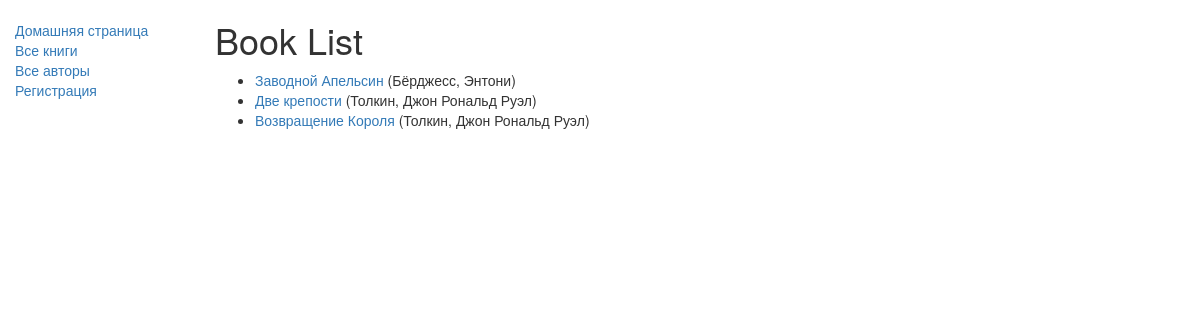
Screenshot of /testApp/books/ with the database file from the repository.
### testApp/models.py (models this page shows, shortened)
class Book(models.Model):
        title = models.CharField(max_length=200)
        author = models.ForeignKey('Author', on_delete=models.SET_NULL, null=True)
        summary = models.TextField(max_length=1000, help_text="Enter a brief description of the book")
        isbn = models.CharField('ISBN', max_length=13,
                                help_text='13 Character <a href="https://www.isbn-international.org/content/what-isbn">ISBN number</a>')
        genre = models.ManyToManyField(Genre, help_text="Select a genre for this book")
        def get_absolute_url(self):
            return reverse('book-detail', args=[str(self.id)])

class Author(models.Model):
                first_name = models.CharField(max_length=100)
                last_name = models.CharField(max_length=100)
                date_of_birth = models.DateField(null=True, blank=True)
                date_of_death = models.DateField('Died', null=True, blank=True)
                def __str__(self):
                    return '%s, %s' % (self.last_name, self.first_name)

### testApp/views.py (the view)
class BookListView(generic.ListView):
    model = Book
    def get_context_data(self, **kwargs):
        context = super(BookListView, self).get_context_data(**kwargs)
        context['some_data'] = 'Список книг'
        return context

### templates/testApp/book_list.html
{% extends "base_generic.html" %}
{% block content %}
    <h1>Book List</h1>
    {% if book_list %}
    <ul>
      {% for book in book_list %}
      <li>
        <a href="{{ book.get_absolute_url }}">{{ book.title }}</a> ({{book.author}})
      </li>
      {% endfor %}
    </ul>
    {% else %}
      <p>Библиотека пуста</p>
    {% endif %}
{% endblock %}

### templates/base_generic.html (shortened to what this page needs)
<!DOCTYPE html>
<html lang="en">
<head>
  <link rel="stylesheet" href="https://maxcdn.bootstrapcdn.com/bootstrap/3.3.7/css/bootstrap.min.css">
  {% load static %}
  <link rel="stylesheet" href="{% static 'css/styles.css' %}">
</head>
<body>
  <div class="container-fluid">
    <div class="row">
      <div class="col-sm-2">
      {% block sidebar %}
      <ul class="sidebar-nav">
          <li><a href="{% url 'index' %}">Домашняя страница</a></li>
          <li><a href="{% url 'books' %}">Все книги</a></li>
          <li><a href="">Все авторы</a></li>
          <li><a href="{% url 'register' %}">Регистрация</a></li>
      </ul>
     {% endblock %}
      </div>
      <div class="col-sm-10 ">
      {% block content %}{% endblock %}
      </div>
    </div>
  </div>
</body>
</html>

### testApp/static/css/styles.css (style rules this page uses)
.sidebar-nav { margin-top: 20px; padding: 0; list-style: none; }

### rows the page displays
Book: title "Заводной Апельсин", author "Бёрджесс, Энтони"
Book: title "Две крепости", author "Толкин, Джон Рональд Руэл"
Book: title "Возвращение Короля", author "Толкин, Джон Рональд Руэл"
